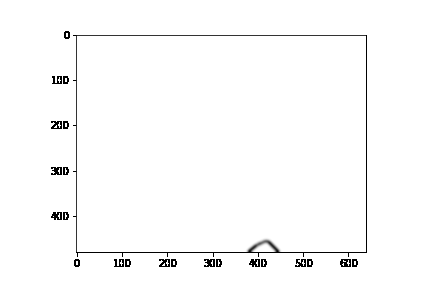
#> input picture edge_pics_data/depth/408_edge.png, 432 x 288 px; its folder holds 4 pictures in this run
$ python crop.py
#> lines starting #> are read from the running program, lines starting #| are printed output that depends on the picture
import cv2
import os

for filename in os.listdir('./'):
  if filename.endswith(".png"):
        img = cv2.imread(filename)
#> img is the input picture: shape (288, 432, 3); min 0, max 255, mean 250.7
        crop_img = img[33:252, 72:366]
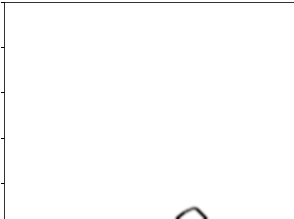
#> crop_img: shape (219, 294, 3); min 0, max 255, mean 252.9
        cv2.imwrite("crop/cropped"+filename, crop_img)
#> pass 2 of the loop `for filename in os.listdir('./'):`:
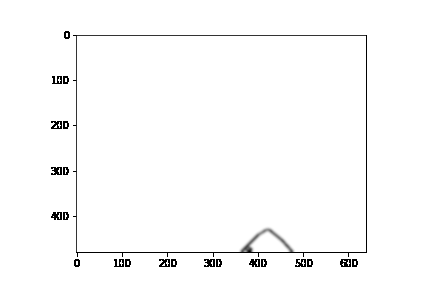
#> input picture edge_pics_data/depth/411_edge.png, 432 x 288 px
#> img is the input picture: shape (288, 432, 3); min 0, max 255, mean 250.6
#> `crop_img = img[33:252, 72:366]`:
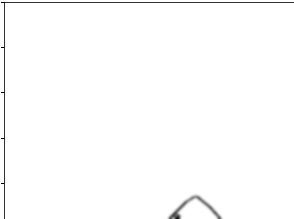
#> crop_img: shape (219, 294, 3); min 0, max 255, mean 252.7
#> pass 3 of the loop `for filename in os.listdir('./'):`:
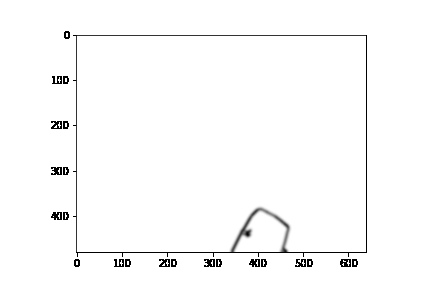
#> input picture edge_pics_data/depth/416_edge.png, 432 x 288 px
#> img is the input picture: shape (288, 432, 3); min 0, max 255, mean 250.3
#> `crop_img = img[33:252, 72:366]`:
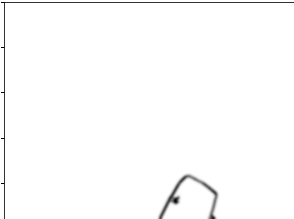
#> crop_img: shape (219, 294, 3); min 0, max 255, mean 252.2
#> the loop made 5 passes; the first 3 are shown
